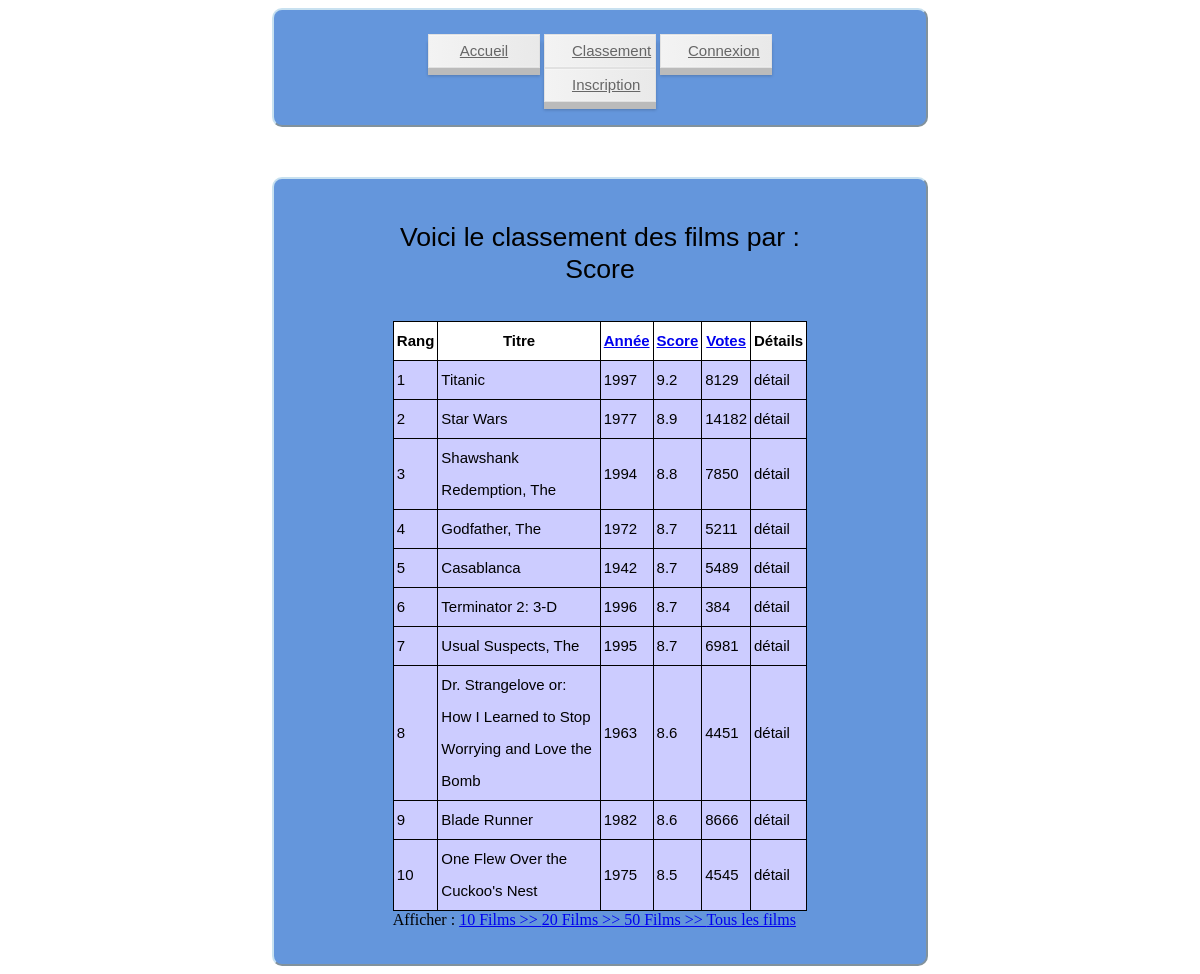
Screenshot of /index.php?action=class&type=Score&nb=10 with the database file from the repository.
### tables this page shows
CREATE TABLE IF NOT EXISTS `Movie` (
  `MovieID` int(11) NOT NULL,
  `Titre` varchar(70) NOT NULL,
  `Année` int(4) NOT NULL,
  `Score` float NOT NULL,
  `Votes` int(11) NOT NULL
);

### bin/Cinema.php (called while the page is built)
<?php
$host ="localhost";
$user ="p1505974";
$password="243024";
$nombase="p1505974";
 ?>

### Model/Model.php (called while the page is built)
<?php
	abstract class Model{
		private static $bdd;
		protected function executerRequete($sql, $params = null) {
			if ($params == null) {
				$resultat = self::getBdd()->query($sql);
			}
			else {
				$resultat = self::getBdd()->prepare($sql);
				$resultat->execute($params);
			}
			return $resultat;
		}
		private static function getBdd() {
			if(self::$bdd == null){
				require './bin/Cinema.php';
				self::$bdd = new PDO('mysql:host='.$host .';dbname='.$nombase ,$user,$password);
				self::$bdd->exec('SET NAMES utf8');
				self::$bdd->setAttribute(PDO::ATTR_ERRMODE,PDO::ERRMODE_EXCEPTION);
			}
			return self::$bdd;
		}
	}
?>

### Model/FilmManager.php (called while the page is built, shortened)
<?php
	require('Model/Model.php');
	class FilmManager extends Model{
		public function getClassement($order){
			$films=$this->executerRequete('Select * from Movie Order by '.htmlspecialchars($order).' desc');
			return $films->fetchAll( PDO :: FETCH_ASSOC) ;
		}
	}
?>

### Views/classement.php (the view, shortened to what this page needs)
<?php
		echo '<h1>Voici le classement des films par : '.$_GET ['type'].'</h1><br>';
		echo '<table id=casting>
					<tr>
						<th class=listefilm>Rang</th>
						<th class=listefilm>Titre</th>
						<th class=listefilm><a href="./index.php?action=class&type=Année&nb='.$_GET['nb'].'"> Année</a></th>
						<th class=listefilm> <a href="./index.php?action=class&type=Score&nb='.$_GET['nb'].'"> Score</a></th>
						<th class=listefilm> <a href="./index.php?action=class&type=Votes&nb='.$_GET['nb'].'"> Votes</a></th>
						<th class=listefilm>Détails</th>
					</tr>';
		for( $i = 0 ; $i < $_GET['nb'] ; $i++){
			echo '<tr>';
			echo '<td>'.($i+1).'</td>';
			echo '<td>'.$classFilms[$i]['Titre'].'</td>';
			echo '<td>'.$classFilms[$i]['Année'].'</td>';
			echo '<td>'.$classFilms[$i]['Score'].'</td>';
			echo '<td>'.$classFilms[$i]['Votes'].'</td>';
			echo '<td> <a class=detail href="index.php?ID='.$classFilms[$i]['MovieID'].'"> détail </a>' ;
			echo '</tr>';
		}
		echo'</table>';
		echo' Afficher :
			<a href="./index.php?action=class&type='.$_GET ['type'].'&nb=10"> 10 Films >>  </a>
			  <a href="./index.php?action=class&type='.$_GET ['type'].'&nb=20"> 20 Films >> </a>
			  <a href="./index.php?action=class&type='.$_GET ['type'].'&nb=50"> 50 Films >> </a>
			  <a href="./index.php?action=class&type='.$_GET ['type'].'&nb='.count($classFilms).'">  Tous les films</a>';
	require("./Views/layout.php");
?>

### Web/CSS/superstyle.css (style rules this page uses)
body { background-image:url(http://cdn30.us1.fansshare.com/image/backgroundimage/bigstock-abstract-blue-background-repeat-1589075503.jpg); background-size:50%; }
h1,h2 { text-align: center; font: normal normal 300 15px/32px "Electrolize", Helvetica, sans-serif; font-size:20pt; }
table { margin:auto; font: normal normal 300 15px/32px "Electrolize", Helvetica, sans-serif; }
#casting { border-collapse: collapse; background-color:rgb(204, 204, 255) }
#casting td { padding:3px; border: solid 1px black; }
#casting th { padding:3px; border: solid 1px black; }
.detail { text-decoration:none; color:black; }
th.listefilm { background:white; }

### rows the page displays
movie: Titre "Titanic", Année "1997", Score "9.2", Votes "8129"
movie: Titre "Star Wars", Année "1977", Score "8.9", Votes "14182"
movie: Titre "Shawshank Redemption, The", Année "1994", Score "8.8", Votes "7850"
movie: Titre "Godfather, The", Année "1972", Score "8.7", Votes "5211"
movie: Titre "Casablanca", Année "1942", Score "8.7", Votes "5489"
movie: Titre "Terminator 2: 3-D", Année "1996", Score "8.7", Votes "384"
movie: Titre "Usual Suspects, The", Année "1995", Score "8.7", Votes "6981"
movie: Titre "Dr. Strangelove or: How I Learned to Stop Worrying and Love the Bomb", Année "1963", Score "8.6", Votes "4451"
movie: Titre "Blade Runner", Année "1982", Score "8.6", Votes "8666"
movie: Titre "One Flew Over the Cuckoo's Nest", Année "1975", Score "8.5", Votes "4545"

### other values shown
$_GET ['type'] "Score"
